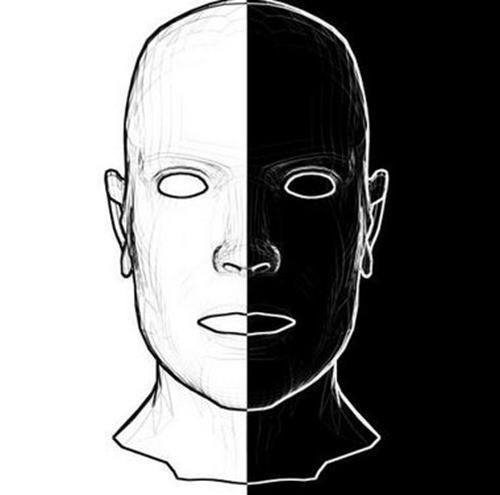
#> input picture src/original.jpg, 500 x 495 px
$ python main.py
#> lines starting #> are read from the running program, lines starting #| are printed output that depends on the picture; after the words box and inside, x2 and y2 are one past the last pixel; in counts of white or black regions, pixels touching at a corner belong together
#> the answer given: 3
#> the answer given: 3
import  os
import  time
import  numpy   as      np
from    PIL     import  Image

def reiniciar():
    re  =   input('¿Reiniciar?(s/n):    ')
    if  re  ==  's' or  re  ==  'S' or  re  ==  'si'    or  re  ==  'Si'    or  re  ==  'SI':
        os.system('clear')
        main()
    else:
        os.abort()
def arr_numpy():
    img1    =   Image.open('src/original.jpg')
#> img1 is the input picture: PIL image 500x495 RGB; min 0, max 255, mean 125.7
    img2    =   img1.convert('L')
    img_arr =   np.array(img2)
    temp    =   [img_arr,img1.size]
    print('\nORIGINAL\n')
    print(temp[0])
#> (printed output is left out)
    print('\n---------------------------------------\n')
    return  temp

def newImg(matriz):
    img_res =   Image.fromarray(matriz)
    img_res.show()

#1-OPERADOR DE IDENTIDAD.
# [16 lines left out: functions opI, opN, not called in this run]

#3-OPERADOR UMBRAL.
def opU(p1):
    temp        =   []
    img_arr_t_G   =   arr_numpy()
#> img_arr_t_G = 2 items
    img_arr_t   =   img_arr_t_G[0]
    for i   in  range(len(img_arr_t)):
        for j   in  img_arr_t[i]:
            if      j   <=  p1:
                j   =   0
                temp.append(j)
            elif    j   >   p1:
                j   =   255
                temp.append(j)
#> after the loop, j = 0; temp = 247500 items
    img_opU_1   =   np.array(temp).astype(np.uint8)
    img_opU_1   =   img_opU_1.reshape(img_arr_t_G[1][::-1])
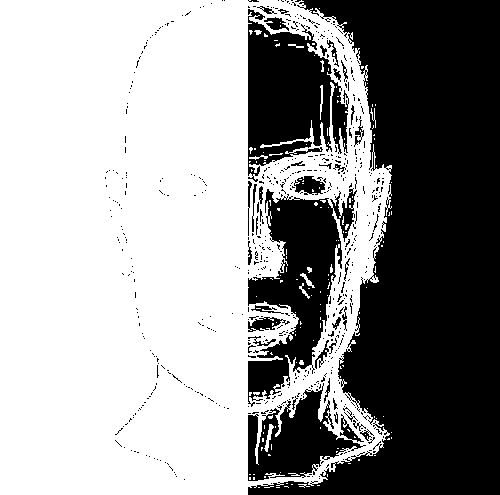
#> img_opU_1: shape (495, 500); 59.7% white; 589 black regions (550 under 20 px), largest, box (x1, y1, x2, y2) and area: (248, 0, 500, 495) 69085, (248, 188, 357, 407) 10551, (248, 9, 349, 182) 10239
    print('OPERADOR UMBRAL\n')
    print(img_opU_1)
#> (printed output is left out)
    newImg(np.array(img_opU_1))

#4-OPERADOR INTERVALO UMBRAL BINARIO.
# [93 lines left out: functions opUB, opUBI, opUEG, opUEGI, opE, not called in this run]

def main():
    print('----------------------------------------------------------------')
    print('----------------------------------------------------------------')
    print('-----                    MENÚ DE OPERADORES                -----')
    print('----------------------------------------------------------------')
    print('-----                                                      -----')
    print('-----                1-OPERADOR DE IDENTIDAD               -----')
    print('-----            2-OPERADOR INVERSO O NEGATIVO             -----')
    print('-----                3-OPERADOR UMBRAL                     -----')
    print('-----        4-OPERADOR INTERVALO UMBRAL BINARIO           -----')
    print('-----    5-OPERADOR INTERVALO UMBRAL BINARIO INVERTIDO     -----')
    print('-----        6-OPERADOR UMBRAL ESCALA DE GRISES            -----')
    print('-----    7-OPERADOR UMBRAL ESCALA DE GRISES INVERTIDO      -----')
    print('-----                8-OPERADOR EXTENSIÓN                  -----')
    print('-----                                                      -----')
    print('----------------------------------------------------------------')
    print('-----                                                      -----')
    print('-----                0-TODOS LOS OPERADORES                -----')
    print('-----            (SE APLICARÁ SOLO UN P1 Y P2              -----')
    print('-----             PARA TODOS LOS OPERADORAS)               -----')
    print('-----                                                      -----')
    print('----------------------------------------------------------------')
    print('-----                                                      -----')
    print('----- SELECCIONA EL NÚMERO DEL OPERADOR                    -----')
    print('-----                                                      -----')
    print('----------------------------------------------------------------')
    print('----------------------------------------------------------------')
    try:
        ope =   int(input('Número de operador:'))
        if      ope ==  1:
            opI()
            reiniciar()
        elif    ope ==  2:
            opN()
            reiniciar()
        elif    ope ==  3:
            p1_3  =   int(input('P1:  '))
            opU(p1_3)
            reiniciar()
        elif    ope ==  4:
            p1_4  =   int(input('P1:  '))
            p2_4  =   int(input('P2:  '))
            opUB(p1_4,  p2_4)
            reiniciar()
        elif    ope ==  5:
            p1_5  =   int(input('P1:  '))
            p2_5  =   int(input('P2:  '))
            opUBI(p1_5,  p2_5)
            reiniciar()
        elif    ope ==  6:
            p1_6  =   int(input('P1:  '))
            p2_6  =   int(input('P2:  '))
            opUEG(p1_6,  p2_6)
            reiniciar()
        elif    ope ==  7:
            p1_7  =   int(input('P1:  '))
            p2_7  =   int(input('P2:  '))
            opUEGI(p1_7,  p2_7)
            reiniciar()
        elif    ope ==  8:
            p1_8  =   int(input('P1:  '))
            p2_8  =   int(input('P2:  '))
            opE(p1_8,  p2_8)
            reiniciar()
        elif    ope ==  0:
            p1_0  =   int(input('P1:  '))
            p2_0  =   int(input('P2:  '))
            opI()
            opN()
            opU(p1_0)
            opUB(p1_0,p2_0)
            opUBI(p1_0,p2_0)
            opUEG(p1_0,p2_0)
            opUEGI(p1_0,p2_0)
            opE(p1_0,p2_0)
            reiniciar()
        else:
            print('Caracter o número incorrecto')
            print('Reiniciando...')
            time.sleep(1.5)
            reiniciar()

    except  Exception   as  e:
        print(e)
#> (the run stopped early here; a loop or call above may not have finished)
